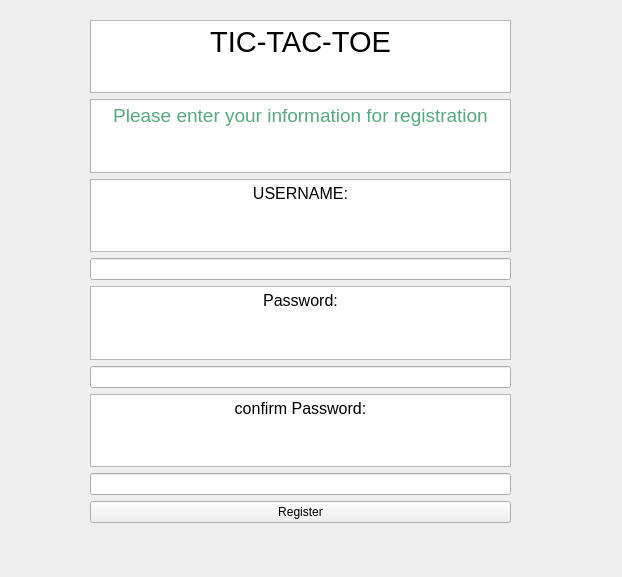
<?xml version="1.0" encoding="UTF-8"?>
<ui version="4.0">
 <class>MainWindow</class>
 <widget class="QMainWindow" name="MainWindow">
  <property name="geometry">
   <rect>
    <x>0</x>
    <y>0</y>
    <width>622</width>
    <height>577</height>
   </rect>
  </property>
  <property name="windowTitle">
   <string>MainWindow</string>
  </property>
  <widget class="QWidget" name="centralwidget">
   <widget class="QWidget" name="verticalLayoutWidget_4">
    <property name="geometry">
     <rect>
      <x>30</x>
      <y>10</y>
      <width>551</width>
      <height>541</height>
     </rect>
    </property>
    <layout class="QVBoxLayout" name="verticalLayout_4">
     <item>
      <widget class="QStackedWidget" name="stackedWidget">
       <property name="currentIndex">
        <number>1</number>
       </property>
       <widget class="QWidget" name="loginPage">
        <widget class="QWidget" name="verticalLayoutWidget">
         <property name="geometry">
          <rect>
           <x>30</x>
           <y>20</y>
           <width>451</width>
           <height>451</height>
          </rect>
         </property>
         <layout class="QVBoxLayout" name="Vertical_Layout">
          <item>
           <widget class="QTextEdit" name="textEdit_2">
            <property name="html">
             <string>&lt;!DOCTYPE HTML PUBLIC &quot;-//W3C//DTD HTML 4.0//EN&quot; &quot;http://www.w3.org/TR/REC-html40/strict.dtd&quot;&gt;
&lt;html&gt;&lt;head&gt;&lt;meta name=&quot;qrichtext&quot; content=&quot;1&quot; /&gt;&lt;meta charset=&quot;utf-8&quot; /&gt;&lt;style type=&quot;text/css&quot;&gt;
p, li { white-space: pre-wrap; }
hr { height: 1px; border-width: 0; }
li.unchecked::marker { content: &quot;\2610&quot;; }
li.checked::marker { content: &quot;\2612&quot;; }
&lt;/style&gt;&lt;/head&gt;&lt;body style=&quot; font-family:'Segoe UI'; font-size:9pt; font-weight:400; font-style:normal;&quot;&gt;
&lt;p align=&quot;center&quot; style=&quot; margin-top:0px; margin-bottom:0px; margin-left:0px; margin-right:0px; -qt-block-indent:0; text-indent:0px;&quot;&gt;&lt;span style=&quot; font-size:22pt;&quot;&gt;TIC-TAC-TOE&lt;/span&gt;&lt;/p&gt;&lt;/body&gt;&lt;/html&gt;</string>
            </property>
           </widget>
          </item>
          <item>
           <widget class="QTextEdit" name="textEdit_8">
            <property name="html">
             <string>&lt;!DOCTYPE HTML PUBLIC &quot;-//W3C//DTD HTML 4.0//EN&quot; &quot;http://www.w3.org/TR/REC-html40/strict.dtd&quot;&gt;
&lt;html&gt;&lt;head&gt;&lt;meta name=&quot;qrichtext&quot; content=&quot;1&quot; /&gt;&lt;meta charset=&quot;utf-8&quot; /&gt;&lt;style type=&quot;text/css&quot;&gt;
p, li { white-space: pre-wrap; }
hr { height: 1px; border-width: 0; }
li.unchecked::marker { content: &quot;\2610&quot;; }
li.checked::marker { content: &quot;\2612&quot;; }
&lt;/style&gt;&lt;/head&gt;&lt;body style=&quot; font-family:'Segoe UI'; font-size:9pt; font-weight:400; font-style:normal;&quot;&gt;
&lt;p align=&quot;center&quot; style=&quot; margin-top:0px; margin-bottom:0px; margin-left:0px; margin-right:0px; -qt-block-indent:0; text-indent:0px;&quot;&gt;&lt;span style=&quot; font-size:14pt; color:#55aa7f;&quot;&gt;WELCOME TO TIC-TAC-TOE GAME!&lt;/span&gt;&lt;/p&gt;&lt;/body&gt;&lt;/html&gt;</string>
            </property>
           </widget>
          </item>
          <item>
           <widget class="QTextEdit" name="UsernameTextEdit">
            <property name="html">
             <string>&lt;!DOCTYPE HTML PUBLIC &quot;-//W3C//DTD HTML 4.0//EN&quot; &quot;http://www.w3.org/TR/REC-html40/strict.dtd&quot;&gt;
&lt;html&gt;&lt;head&gt;&lt;meta name=&quot;qrichtext&quot; content=&quot;1&quot; /&gt;&lt;meta charset=&quot;utf-8&quot; /&gt;&lt;style type=&quot;text/css&quot;&gt;
p, li { white-space: pre-wrap; }
hr { height: 1px; border-width: 0; }
li.unchecked::marker { content: &quot;\2610&quot;; }
li.checked::marker { content: &quot;\2612&quot;; }
&lt;/style&gt;&lt;/head&gt;&lt;body style=&quot; font-family:'Segoe UI'; font-size:9pt; font-weight:400; font-style:normal;&quot;&gt;
&lt;p align=&quot;center&quot; style=&quot; margin-top:0px; margin-bottom:0px; margin-left:0px; margin-right:0px; -qt-block-indent:0; text-indent:0px;&quot;&gt;&lt;span style=&quot; font-size:12pt;&quot;&gt;USERNAME:&lt;/span&gt;&lt;/p&gt;&lt;/body&gt;&lt;/html&gt;</string>
            </property>
           </widget>
          </item>
          <item>
           <widget class="QLineEdit" name="usernameLineEdit">
            <property name="inputMethodHints">
             <set>Qt::ImhNone</set>
            </property>
            <property name="text">
             <string/>
            </property>
           </widget>
          </item>
          <item>
           <widget class="QTextEdit" name="textEdit_6">
            <property name="html">
             <string>&lt;!DOCTYPE HTML PUBLIC &quot;-//W3C//DTD HTML 4.0//EN&quot; &quot;http://www.w3.org/TR/REC-html40/strict.dtd&quot;&gt;
&lt;html&gt;&lt;head&gt;&lt;meta name=&quot;qrichtext&quot; content=&quot;1&quot; /&gt;&lt;meta charset=&quot;utf-8&quot; /&gt;&lt;style type=&quot;text/css&quot;&gt;
p, li { white-space: pre-wrap; }
hr { height: 1px; border-width: 0; }
li.unchecked::marker { content: &quot;\2610&quot;; }
li.checked::marker { content: &quot;\2612&quot;; }
&lt;/style&gt;&lt;/head&gt;&lt;body style=&quot; font-family:'Segoe UI'; font-size:9pt; font-weight:400; font-style:normal;&quot;&gt;
&lt;p align=&quot;center&quot; style=&quot; margin-top:0px; margin-bottom:0px; margin-left:0px; margin-right:0px; -qt-block-indent:0; text-indent:0px;&quot;&gt;&lt;span style=&quot; font-size:12pt;&quot;&gt;Password:&lt;/span&gt;&lt;/p&gt;&lt;/body&gt;&lt;/html&gt;</string>
            </property>
           </widget>
          </item>
          <item>
           <widget class="QLineEdit" name="passwordLineEdit">
            <property name="text">
             <string/>
            </property>
            <property name="echoMode">
             <enum>QLineEdit::Password</enum>
            </property>
           </widget>
          </item>
          <item>
           <widget class="QPushButton" name="loginButton">
            <property name="text">
             <string>LOGIN</string>
            </property>
           </widget>
          </item>
          <item>
           <widget class="QPushButton" name="registerLink">
            <property name="text">
             <string>Register</string>
            </property>
           </widget>
          </item>
         </layout>
        </widget>
       </widget>
       <widget class="QWidget" name="registrationPage">
        <widget class="QWidget" name="verticalLayoutWidget_3">
         <property name="geometry">
          <rect>
           <x>60</x>
           <y>10</y>
           <width>421</width>
           <height>503</height>
          </rect>
         </property>
         <layout class="QVBoxLayout" name="verticalLayout">
          <item>
           <widget class="QTextEdit" name="textEdit_29">
            <property name="html">
             <string>&lt;!DOCTYPE HTML PUBLIC &quot;-//W3C//DTD HTML 4.0//EN&quot; &quot;http://www.w3.org/TR/REC-html40/strict.dtd&quot;&gt;
&lt;html&gt;&lt;head&gt;&lt;meta name=&quot;qrichtext&quot; content=&quot;1&quot; /&gt;&lt;meta charset=&quot;utf-8&quot; /&gt;&lt;style type=&quot;text/css&quot;&gt;
p, li { white-space: pre-wrap; }
hr { height: 1px; border-width: 0; }
li.unchecked::marker { content: &quot;\2610&quot;; }
li.checked::marker { content: &quot;\2612&quot;; }
&lt;/style&gt;&lt;/head&gt;&lt;body style=&quot; font-family:'Segoe UI'; font-size:9pt; font-weight:400; font-style:normal;&quot;&gt;
&lt;p align=&quot;center&quot; style=&quot; margin-top:0px; margin-bottom:0px; margin-left:0px; margin-right:0px; -qt-block-indent:0; text-indent:0px;&quot;&gt;&lt;span style=&quot; font-size:22pt;&quot;&gt;TIC-TAC-TOE&lt;/span&gt;&lt;/p&gt;&lt;/body&gt;&lt;/html&gt;</string>
            </property>
           </widget>
          </item>
          <item>
           <widget class="QTextEdit" name="textEdit_30">
            <property name="html">
             <string>&lt;!DOCTYPE HTML PUBLIC &quot;-//W3C//DTD HTML 4.0//EN&quot; &quot;http://www.w3.org/TR/REC-html40/strict.dtd&quot;&gt;
&lt;html&gt;&lt;head&gt;&lt;meta name=&quot;qrichtext&quot; content=&quot;1&quot; /&gt;&lt;meta charset=&quot;utf-8&quot; /&gt;&lt;style type=&quot;text/css&quot;&gt;
p, li { white-space: pre-wrap; }
hr { height: 1px; border-width: 0; }
li.unchecked::marker { content: &quot;\2610&quot;; }
li.checked::marker { content: &quot;\2612&quot;; }
&lt;/style&gt;&lt;/head&gt;&lt;body style=&quot; font-family:'Segoe UI'; font-size:9pt; font-weight:400; font-style:normal;&quot;&gt;
&lt;p align=&quot;center&quot; style=&quot; margin-top:0px; margin-bottom:0px; margin-left:0px; margin-right:0px; -qt-block-indent:0; text-indent:0px;&quot;&gt;&lt;span style=&quot; font-size:14pt; color:#55aa7f;&quot;&gt;Please enter your information for registration&lt;/span&gt;&lt;/p&gt;&lt;/body&gt;&lt;/html&gt;</string>
            </property>
           </widget>
          </item>
          <item>
           <widget class="QTextEdit" name="textEdit_28">
            <property name="html">
             <string>&lt;!DOCTYPE HTML PUBLIC &quot;-//W3C//DTD HTML 4.0//EN&quot; &quot;http://www.w3.org/TR/REC-html40/strict.dtd&quot;&gt;
&lt;html&gt;&lt;head&gt;&lt;meta name=&quot;qrichtext&quot; content=&quot;1&quot; /&gt;&lt;meta charset=&quot;utf-8&quot; /&gt;&lt;style type=&quot;text/css&quot;&gt;
p, li { white-space: pre-wrap; }
hr { height: 1px; border-width: 0; }
li.unchecked::marker { content: &quot;\2610&quot;; }
li.checked::marker { content: &quot;\2612&quot;; }
&lt;/style&gt;&lt;/head&gt;&lt;body style=&quot; font-family:'Segoe UI'; font-size:9pt; font-weight:400; font-style:normal;&quot;&gt;
&lt;p align=&quot;center&quot; style=&quot; margin-top:0px; margin-bottom:0px; margin-left:0px; margin-right:0px; -qt-block-indent:0; text-indent:0px;&quot;&gt;&lt;span style=&quot; font-size:12pt;&quot;&gt;USERNAME:&lt;/span&gt;&lt;/p&gt;&lt;/body&gt;&lt;/html&gt;</string>
            </property>
           </widget>
          </item>
          <item>
           <widget class="QLineEdit" name="usernameLineEdit_register">
            <property name="text">
             <string/>
            </property>
           </widget>
          </item>
          <item>
           <widget class="QTextEdit" name="textEdit_26">
            <property name="html">
             <string>&lt;!DOCTYPE HTML PUBLIC &quot;-//W3C//DTD HTML 4.0//EN&quot; &quot;http://www.w3.org/TR/REC-html40/strict.dtd&quot;&gt;
&lt;html&gt;&lt;head&gt;&lt;meta name=&quot;qrichtext&quot; content=&quot;1&quot; /&gt;&lt;meta charset=&quot;utf-8&quot; /&gt;&lt;style type=&quot;text/css&quot;&gt;
p, li { white-space: pre-wrap; }
hr { height: 1px; border-width: 0; }
li.unchecked::marker { content: &quot;\2610&quot;; }
li.checked::marker { content: &quot;\2612&quot;; }
&lt;/style&gt;&lt;/head&gt;&lt;body style=&quot; font-family:'Segoe UI'; font-size:9pt; font-weight:400; font-style:normal;&quot;&gt;
&lt;p align=&quot;center&quot; style=&quot; margin-top:0px; margin-bottom:0px; margin-left:0px; margin-right:0px; -qt-block-indent:0; text-indent:0px;&quot;&gt;&lt;span style=&quot; font-size:12pt;&quot;&gt;Password:&lt;/span&gt;&lt;/p&gt;&lt;/body&gt;&lt;/html&gt;</string>
            </property>
           </widget>
          </item>
          <item>
           <widget class="QLineEdit" name="passwordLineEdit_2">
            <property name="text">
             <string/>
            </property>
            <property name="echoMode">
             <enum>QLineEdit::Password</enum>
            </property>
           </widget>
          </item>
          <item>
           <widget class="QTextEdit" name="textEdit_27">
            <property name="html">
             <string>&lt;!DOCTYPE HTML PUBLIC &quot;-//W3C//DTD HTML 4.0//EN&quot; &quot;http://www.w3.org/TR/REC-html40/strict.dtd&quot;&gt;
&lt;html&gt;&lt;head&gt;&lt;meta name=&quot;qrichtext&quot; content=&quot;1&quot; /&gt;&lt;meta charset=&quot;utf-8&quot; /&gt;&lt;style type=&quot;text/css&quot;&gt;
p, li { white-space: pre-wrap; }
hr { height: 1px; border-width: 0; }
li.unchecked::marker { content: &quot;\2610&quot;; }
li.checked::marker { content: &quot;\2612&quot;; }
&lt;/style&gt;&lt;/head&gt;&lt;body style=&quot; font-family:'Segoe UI'; font-size:9pt; font-weight:400; font-style:normal;&quot;&gt;
&lt;p align=&quot;center&quot; style=&quot; margin-top:0px; margin-bottom:0px; margin-left:0px; margin-right:0px; -qt-block-indent:0; text-indent:0px;&quot;&gt;&lt;span style=&quot; font-size:12pt;&quot;&gt;confirm Password:&lt;/span&gt;&lt;/p&gt;&lt;/body&gt;&lt;/html&gt;</string>
            </property>
           </widget>
          </item>
          <item>
           <widget class="QLineEdit" name="passwordLineEdit_3">
            <property name="inputMethodHints">
             <set>Qt::ImhHiddenText|Qt::ImhNoAutoUppercase|Qt::ImhNoPredictiveText|Qt::ImhSensitiveData</set>
            </property>
            <property name="text">
             <string/>
            </property>
            <property name="echoMode">
             <enum>QLineEdit::Password</enum>
            </property>
           </widget>
          </item>
          <item>
           <widget class="QPushButton" name="registerButton">
            <property name="text">
             <string>Register</string>
            </property>
           </widget>
          </item>
         </layout>
        </widget>
       </widget>
      </widget>
     </item>
    </layout>
   </widget>
  </widget>
 </widget>
 <resources/>
 <connections/>
</ui>
